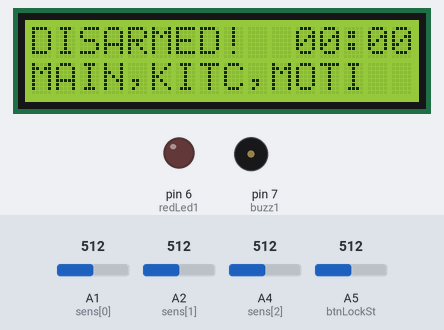
A sketch run on a simulated Arduino Uno, built with avr-gcc and run on an emulated ATmega328P. Shown: 16×2 character LCD, output pins drawn as LEDs (lit = HIGH), buzzer (waves = sounding, pin HIGH). Inputs (shaded band) come from the test bench; at power-on: A1 (sens[0]) = 512, A4 (sens[2]) = 512, A2 (sens[1]) = 512, A5 (btnLockSt) = 512. What the sketch prints to the serial monitor is not drawn.

Above: at 2.7 s.
2.8 s: A1 (sens[0]) set to 993
4.3 s: A1 (sens[0]) set to 1019
At 5.8 s:
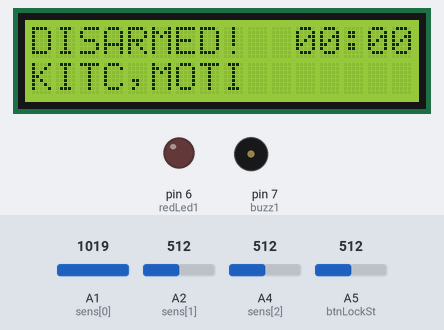
6.1 s: A4 (sens[2]) set to 484
At 6.6 s:
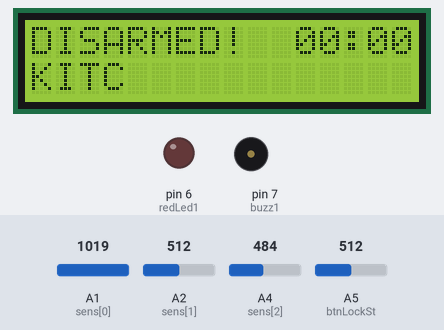
7.7 s: A2 (sens[1]) set to 989
9.2 s: A2 (sens[1]) set to 1016
At 10.4 s:
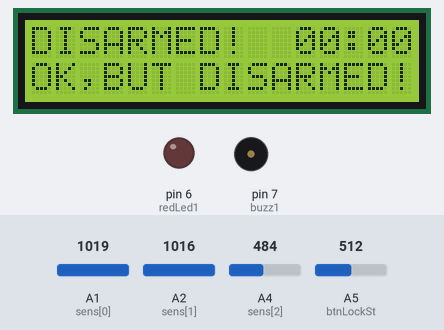
10.8 s: A4 (sens[2]) set to 510
At 11.3 s:
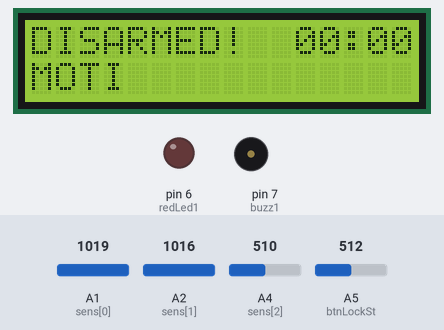
Timing chart, 0 to 13.4 s (numbered marks = the images above; inputs shaded):
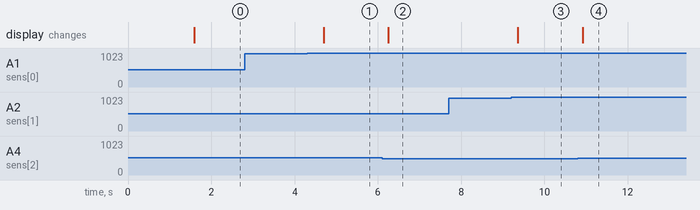

The sketch:

arduinohomealarm.ino
```cpp
// Alarm System by Konstantinos Chatzis


#include <LiquidCrystal.h>

// initialize the library with the numbers of the interface pins
LiquidCrystal lcd(12, 11, 5, 4, 3, 2);

const int sensNum = 3, btnLockSt = A5, redLed1 = 6, buzz1 = 7;
int val[3] = {0, 0}, i, j, k = 0, lockSt = 0;
const String sensName[3] = {"MAIN", "KITC", "MOTI"};
int timesAlarmed = 0;

const int sens[3] = {A1, A2, A4};
int sens1Val = 0;

byte c0_00[8] = {
  0b00111,
  0b01111,
  0b11100,
  0b11100,
  0b11100,
  0b11100,
  0b11100,
  0b11100
};

byte c0_11[8] = {
  0b00111,
  0b00111,
  0b00111,
  0b00111,
  0b00111,
  0b00111,
  0b11110,
  0b11100
};

byte c0_10[8] = {
  0b11100,
  0b11110,
  0b00111,
  0b00111,
  0b00111,
  0b00111,
  0b00111,
  0b00111
};

byte c0_01[8] = {
  0b11100,
  0b11100,
  0b11100,
  0b11100,
  0b11100,
  0b11100,
  0b01111,
  0b00111
};

byte k1[8] = {
  0b11100,
  0b11100,
  0b11100,
  0b11110,
  0b11110,
  0b11111,
  0b11101,
  0b11101
};

byte k2[8] = {
  0b00111,
  0b00111,
  0b00111,
  0b00111,
  0b00111,
  0b00111,
  0b00111,
  0b00111
};


byte k3[8] = {
  0b11100,
  0b11100,
  0b11100,
  0b11100,
  0b11100,
  0b11100,
  0b11100,
  0b11100
};


byte k4[8] = {
  0b10111,
  0b10111,
  0b11111,
  0b01111,
  0b01111,
  0b00111,
  0b00111,
  0b00111
};

void setup() {
  Serial.begin(9600);
  Serial.println("SETUP;");

  for (i = 0; i < sensNum; i++) {
    pinMode(sens[i], INPUT);
  }
  pinMode(btnLockSt, INPUT);
  pinMode(redLed1, OUTPUT);
  pinMode(buzz1, OUTPUT);

  digitalWrite(redLed1, LOW);

  lcd.createChar(0, c0_00);
  lcd.createChar(1, c0_01);
  lcd.createChar(2, c0_10);
  lcd.createChar(3, c0_11);
  lcd.createChar(4, k1);
  lcd.createChar(5, k2);
  lcd.createChar(6, k3);
  lcd.createChar(7, k4);


  lcd.begin(16, 2);

  lcd.clear();
  lcd.setCursor(0, 0);
  lcd.print("HomeSafe");
  lcd.setCursor(0, 1);
  lcd.print("Loading...");
  delay(1500);
  lcd.clear();
  lcd.setCursor(0, 0);
  lockSt = 0;
}

void loop() {
  lcd.clear();
  readLockSt();
  checkSensors();
  disableLimit();
  writeLcd();
  writeTime();
  writeLeds();
  Serial.println(";E;");
  delay(500);
}

void disableLimit() {
  if(timesAlarmed > 5){
    lcd.clear();
    lcd.setCursor(0, 0);
    lcd.print("LIMIT REACHED!");
    while(1){
      delay(10000);
    }

  }
}

void readLockSt() {
    Serial.print("btnLockStARead:");
    Serial.print(analogRead(btnLockSt));
  if (analogRead(btnLockSt) > 1020) {
    if (lockSt > 0) {
      lockSt = 0;
      unlockScreen();
    } else {
      lockSt = 1;
      lockScreen();
    }
  }
}

void checkSensors() {
  k = 0;
  for (i = 0; i < sensNum - 1; i++) {
    j = analogRead(sens[i]);
    if (j > 1001) {
      val[i] = 0;
    } else {
      val[i] = 1;
      k++;
    }
  }

  //Check PIR Sensor
  j = analogRead(sens[i]);
  if (j < 500){
    val[i] = 0;
  } else {
    val[i] = 1;
    k++;
  }
//
//  j = analogRead(sens[0]);
//  if (j > 1005){
//    val[0] = 0;
//  }else{
//    val[0] = 1;
//    k++;
//  }
//
//  j = analogRead(sens[1]);
//  if (j > 1005){
//    val[1] = 0;
//  }else{
//    val[1] = 1;
//    k++;
//  }
  Serial.print(";sens0:");
  Serial.print(analogRead(sens[0]));
  Serial.print(";sens1:");
  Serial.print(analogRead(sens[1]));
  Serial.print(";pir:");
  Serial.print(analogRead(sens[2]));
}

void writeLcd() {
  lcd.setCursor(0, 0);
  lcd.print("ARMED !");

  lcd.setCursor(0, 1);

  j = 0;
  for (i = 0; i < sensNum; i++) {
    if (val[i] > 0) {
      j++;
    }
  }

  if (lockSt > 0) {
    writeLocked();
  } else {
    writeUnlocked();
  }
}

void writeLocked() {
  lcd.setCursor(0, 0);
  lcd.print("ARMED !");

  lcd.setCursor(0, 1);

  if (j < 1) {

    //Write Big O
    lcd.clear();
    lcd.setCursor(0, 0);
    lcd.write(byte(0));
    lcd.setCursor(1, 0);
    lcd.write(byte(2));
    lcd.setCursor(0, 1);
    lcd.write(byte(1));
    lcd.setCursor(1, 1);
    lcd.write(byte(3));
    //Write Big N
    lcd.setCursor(3, 0);
    lcd.write(byte(4));
    lcd.setCursor(4, 0);
    lcd.write(byte(5));
    lcd.setCursor(3, 1);
    lcd.write(byte(6));
    lcd.setCursor(4, 1);
    lcd.write(byte(7));

  } else if (j > 0 && j < 2) {
    j = 0;
    lcd.print("");
    for (i = 0; i < sensNum; i++) {
      if (val[i] > 0) {
        lcd.print(sensName[i]);
      }
    }
    lcd.print(""); //:OPEN
  } else {
    j = 0;
    lcd.print("");
    for (i = 0; i < sensNum; i++) {
      if (val[i] > 0) {
        if (j > 0) {
          lcd.print(",");
        }
        lcd.print(sensName[i]);
        j = j + 1;
      }
    }
    lcd.print(""); //:OPEN
  }
}

void writeUnlocked() {
  lcd.setCursor(0, 0);
  lcd.print("DISARMED!");

  lcd.setCursor(0, 1);
  Serial.print(";j:");
  Serial.print(j);

      Serial.print(";val0:");
      Serial.print(val[0]);
      Serial.print(";val1:");
      Serial.print(val[1]);

  if (j < 1) {
    lcd.print("OK,BUT DISARMED!");
  } else if (j == 1) {
    j = 0;
    lcd.print("");
    for (i = 0; i < sensNum; i++) {
      if (val[i] > 0) {
        lcd.print(sensName[i]);
      }
      //if (val[0] > 0)
      //  lcd.print("A0");
      //if (val[1] > 0)
      //  lcd.print("A1");

    }
    lcd.print(""); //:OPEN
  } else {
    j = 0;
    lcd.print("");
    for (i = 0; i < sensNum; i++) {
      if (val[i] > 0) {
        if (j > 0) {
          lcd.print(",");
        }
        lcd.print(sensName[i]);
        j = j + 1;
      }
    }
    lcd.print(""); //:OPEN
  }
}

void writeTime() {
  lcd.setCursor(11, 0);
  lcd.print("00:00");
  Serial.print(";time:");
  Serial.print("0000");
}

void lockScreen() {
  lcd.clear();
  lcd.setCursor(0, 0);
  lcd.print("SYSTEM ARMED !!!");
  delay(3000);
  lcd.clear();
}

void unlockScreen() {
  lcd.clear();
  lcd.setCursor(0, 0);
  lcd.print("SYSTEM DISARMED!");
  delay(3000);
  lcd.clear();
}

void writeLeds() {
  if (k > 0 && lockSt > 0) {
    //k = 0;
    timesAlarmed++;
    lcd.clear();
    lcd.setCursor(0,0);
    lcd.print("ALARM ACTIVATED!");
    lcd.setCursor(0,1);
    lcd.print("T:");
    lcd.print(timesAlarmed);
    for (i = 0; i < 5; i++) {

      digitalWrite(redLed1, HIGH);
      delay(600);
      tone(buzz1,1000);
      digitalWrite(redLed1, LOW);
      delay(350);
      noTone(buzz1);
    }
    lcd.clear();
  }

}
```

Measured:
- the behaviour switches between 1001 and 1002 on A1 (sens[0]) (found by bisection; images 0 and 1)
- the behaviour switches between 500 and 499 on A4 (sens[2]) (found by bisection; images 1 and 2)
- the behaviour switches between 1001 and 1002 on A2 (sens[1]) (found by bisection; images 2 and 3)
- after the input at 2.8 s, every drawn part: stays the same
- after the input at 4.3 s, the display: changes after 0.40 s (image 1)
- after the input at 6.1 s, the display: changes after 0.15 s (image 2)
- after the input at 7.7 s, every drawn part: stays the same
- after the input at 9.2 s, the display: changes after 0.16 s (image 3)
- after the input at 10.8 s, the display: changes after 0.12 s (image 4)
